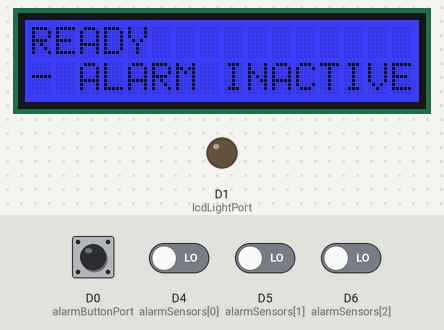
The sketch below on a simulated Arduino MKR. Parts: 16×2 character LCD, output pins drawn as LEDs (lit = HIGH). Dashed ring = blinking. The inputs (shaded band) are chosen by the test bench; at power-on: D0 (alarmButtonPort), D4 (alarmSensors[0]), D5 (alarmSensors[1]), D6 (alarmSensors[2]) LOW. WiFi joins after 1.5 s; servers stay silent unless stated; uploads are accepted with an empty reply; what the sketch prints to the serial monitor is not drawn.

Above: at 12.8 s.
12.9 s: D0 (alarmButtonPort) pulled HIGH for 0.15 s
At 14.1 s:
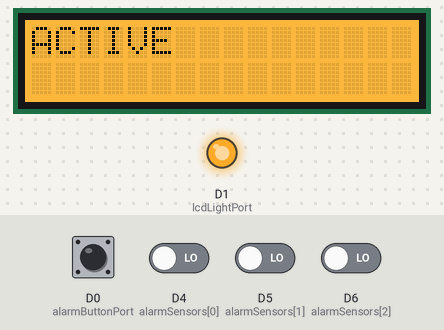
14.5 s: D4 (alarmSensors[0]) driven HIGH
At 14.97 s:
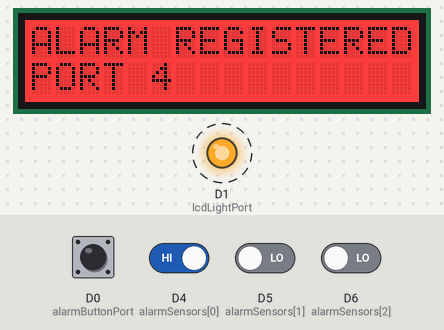
16.9 s: D0 (alarmButtonPort) pulled HIGH for 1 s
At 19.4 s:
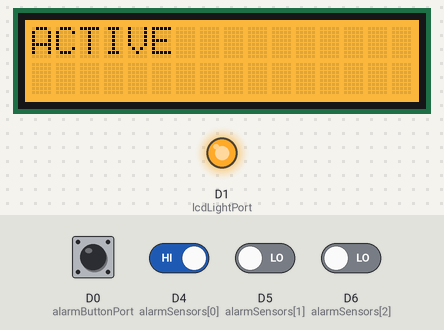
19.6 s: D5 (alarmSensors[1]) driven HIGH
At 19.77 s:
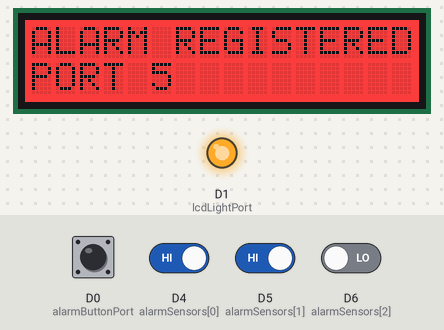
21.1 s: D0 (alarmButtonPort) pulsed HIGH 2 times (0.12 s each, 0.3 s apart)
At 21.87 s:
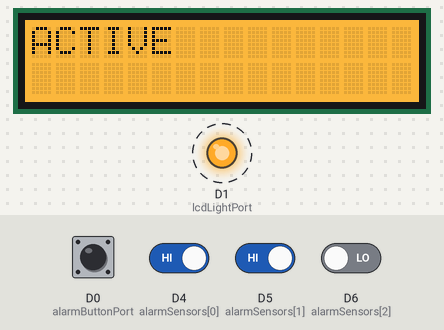
Timing chart, 0 to 25.2 s (numbered marks = the images above; inputs shaded):
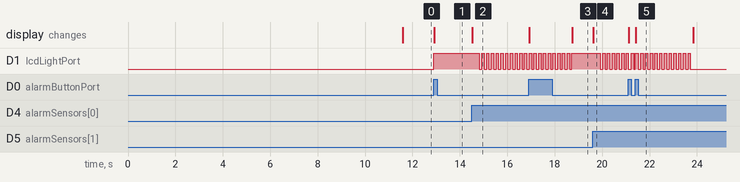

Measured:
- after the input at 12.9 s, D1 (lcdLightPort): LOW → HIGH at once; the display: changes at once (image 1)
- after the input at 14.5 s, D1 (lcdLightPort): alternates HIGH for 0.10 s and LOW for 0.10 s, starting after 0.33 s; the display: changes at once (image 2)
- after the input at 19.6 s, D1 (lcdLightPort): alternates HIGH for 0.10 s and LOW for 0.10 s, starting after 0.33 s; the display: changes at once (image 4)

The sketch:

main.ino
```cpp
//Display
#include <Wire.h>
#include "rgb_lcd.h"

rgb_lcd lcd;

const int color_offR = 255;
const int color_offG = 255;
const int color_offB = 255;

const int color_defaultR = 0;
const int color_defaultG = 0;
const int color_defaultB = 255;

const int color_redR = 255;
const int color_redG = 0;
const int color_redB = 0;

const int color_yellowR = 255;
const int color_yellowG = 165;
const int color_yellowB = 0;

const int color_greenR = 0;
const int color_greenG = 255;
const int color_greenB = 0;

//LCD Light
int lcdLightPort = 1;

//Wifi
#include <WiFiNINA.h>

#define SECRET_SSID "iPhone"
#define SECRET_PASS "123456789"

char ssid[] = SECRET_SSID;        // your network SSID (name)
char pass[] = SECRET_PASS;    // your network password (use for WPA, or use as key for WEP)
int keyIndex = 0;            // your network key Index number (needed only for WEP)

int status = WL_IDLE_STATUS;
char server[] = "172.20.10.4";    // IP Adress of API Host
int port = 8080;                  //Port of API
WiFiClient client;

//Alarm sensors
int alarmSensors[] = {4, 5, 6};

//Alarm Button
int alarmButtonPort = 0;
byte entprellzeit = 200;                      // Entprellzeit des Tasters. ACHTUNG BYTE nur bis 255 ms !!!
unsigned long alarmButtonClickedLast = 0;     // Variable für den Timer des Tasters zum entprellen

//Alarm State
boolean alarmState = false;
boolean alarmActive = false;
int alarmActiveSensor = -1;
int alarmBlinkCount = 20;

void setup()
{
    //Setup Display
    lcd.begin(16, 2);
    lcd.setRGB(color_offR, color_offG, color_offB);
    printToDisplay("SETUP...", 1, true);

    //Set LcdLight Mode
    pinMode(lcdLightPort, OUTPUT);

    //Set Alarm Button Mode
    pinMode(alarmButtonPort, INPUT);

    //Attach Interrupt to alarm button
    attachInterrupt(digitalPinToInterrupt(alarmButtonPort), switchAlarmState, RISING);

    //Attach Interrupt for alarm sensors
    handleSensorInterrupts(true);

    // check for the WiFi module:
    if (WiFi.status() == WL_NO_MODULE) {
      Serial.println("Communication with WiFi module failed!");
      // don't continue
      while (true);
    }

    String fv = WiFi.firmwareVersion();
    if (fv < WIFI_FIRMWARE_LATEST_VERSION) {
      Serial.println("Please upgrade the firmware");
    }

    // attempt to connect to Wifi network:
    while (status != WL_CONNECTED) {
      Serial.print("Attempting to connect to SSID: ");
      Serial.println(ssid);
      // Connect to WPA/WPA2 network. Change this line if using open or WEP network:
      status = WiFi.begin(ssid, pass);
      // wait 10 seconds for connection:
      delay(10000);
    }
    Serial.println("Connected to wifi");

    //Display
    lcd.setRGB(color_defaultR, color_defaultG, color_defaultB);
    printToDisplay("READY", 1, true);
    printToDisplay("- ALARM INACTIVE", 2, false);
}

void loop() {
  //Receive HTTP and parse response
  String res = receiveHttp();
  if(res != ""){
    String firstline = res.substring(0, res.indexOf('\n'));
    String ResponseCode = firstline.substring(res.indexOf(' ') + 1, firstline.length() - 2); // RM Line Space
    if(ResponseCode != "200"){
      Serial.println("Error in HTTP Request: ");
      Serial.println(res);
    }
  }
  //If alarm active show alarm content
  if(alarmActive){
    showAlarm();
  }
}

//Util Methods
void callAlarmAPI(){
  if (client.connect(server, port)) {
      Serial.println("Call API: POST /api/alarm/" + String(alarmActiveSensor) + " HTTP/1.1");
      client.println("POST /api/alarm/" + String(alarmActiveSensor) + " HTTP/1.1");
      client.println("Host: " + String(server));
      client.println("Connection: close");
      client.println();
    } else{
      Serial.println("Couldn't connect to server: " + String(server) + ":" + port);
    }
}

String receiveHttp(){
  String res = "";
  if(client.available()){
        while (client.available()) {          // loop while the client's available
          char c = client.read();
          res += c;
        }
   }
   return res;
}

void printToDisplay(String inp, int line, boolean clear){
  if(clear){
      lcd.clear();
  }
  lcd.print(inp);
  lcd.setCursor(0, line);
}

void turnLCDLight(boolean on){
  digitalWrite(lcdLightPort, on);
}

//Functionality
void switchAlarmState(){
  //If current time is later than last time clicked plus entprellzeit
  if ((millis() - alarmButtonClickedLast) <= entprellzeit){
    return;
  }
  //Set alarmButtonClickedLast
  alarmButtonClickedLast = millis();
  //Update state
  alarmState = !alarmState;
  //Activate LCD light
  turnLCDLight(alarmState);
  String stateStr = "";
  if(alarmState){
    stateStr = "active";
    lcd.setRGB(color_yellowR, color_yellowG, color_yellowB);
  } else{
    stateStr = "inactive";
    lcd.setRGB(color_greenR, color_greenG, color_greenB);
  }
  //Log and print to display
  Serial.println("Alarm is now " + stateStr);
  stateStr.toUpperCase();
  printToDisplay(stateStr, 1, true);
  //Send Alarm State to API

}

void handleSensorInterrupts(boolean active){
  if(active == true){
    attachInterrupt(digitalPinToInterrupt(alarmSensors[0]), alarmSensor1, RISING);
    attachInterrupt(digitalPinToInterrupt(alarmSensors[1]), alarmSensor2, RISING);
    attachInterrupt(digitalPinToInterrupt(alarmSensors[2]), alarmSensor3, RISING);
  } else{
    detachInterrupt(digitalPinToInterrupt(alarmSensors[0]));
    detachInterrupt(digitalPinToInterrupt(alarmSensors[1]));
    detachInterrupt(digitalPinToInterrupt(alarmSensors[2]));
  }
}

void alarmSensor1(){
    alarm(alarmSensors[0]);
}

void alarmSensor2(){
    alarm(alarmSensors[1]);
}

void alarmSensor3(){
  alarm(alarmSensors[2]);
}

void alarm(int sensor){
  //Alarm activated and alarm is not currently de
  if(alarmState == false || alarmActive == true){
    return;
  }
  //Detach sensor interrupts
  handleSensorInterrupts(false);
  //Set alarm active state
  alarmActive = true;
  //Set alarm active sensor
  alarmActiveSensor = sensor;
}

void showAlarm(){
  //If alarmActiveSensor is -1 return
  if(alarmActiveSensor == -1){
    return;
  }
  //Log
  Serial.println("Alarm on sensor (Port " + String(alarmActiveSensor) + ")");
  //Print to display
  lcd.setRGB(color_redR, color_redG, color_redB);
  printToDisplay("ALARM REGISTERED", 1, true);
  printToDisplay("PORT " + String(alarmActiveSensor), 2, false);
  //Push alarm to API
  callAlarmAPI();
  //LED Blink
  for(int i = 0; i < alarmBlinkCount; i++){
    digitalWrite(lcdLightPort, HIGH);  // turn the LED on (HIGH is the voltage level)
    delay(100);                        // wait for half a second
    digitalWrite(lcdLightPort, LOW);   // turn the LED off by making the voltage LOW
    delay(100);                        // wait for half a second
  }
  //Turn of alarm Active state
  alarmActive = false;
  //Reset alarm active sensor
  alarmActiveSensor = -1;
  //Disable alarm
  switchAlarmState();
  //Re-attach sensor interrupts
  handleSensorInterrupts(true);
}
```
